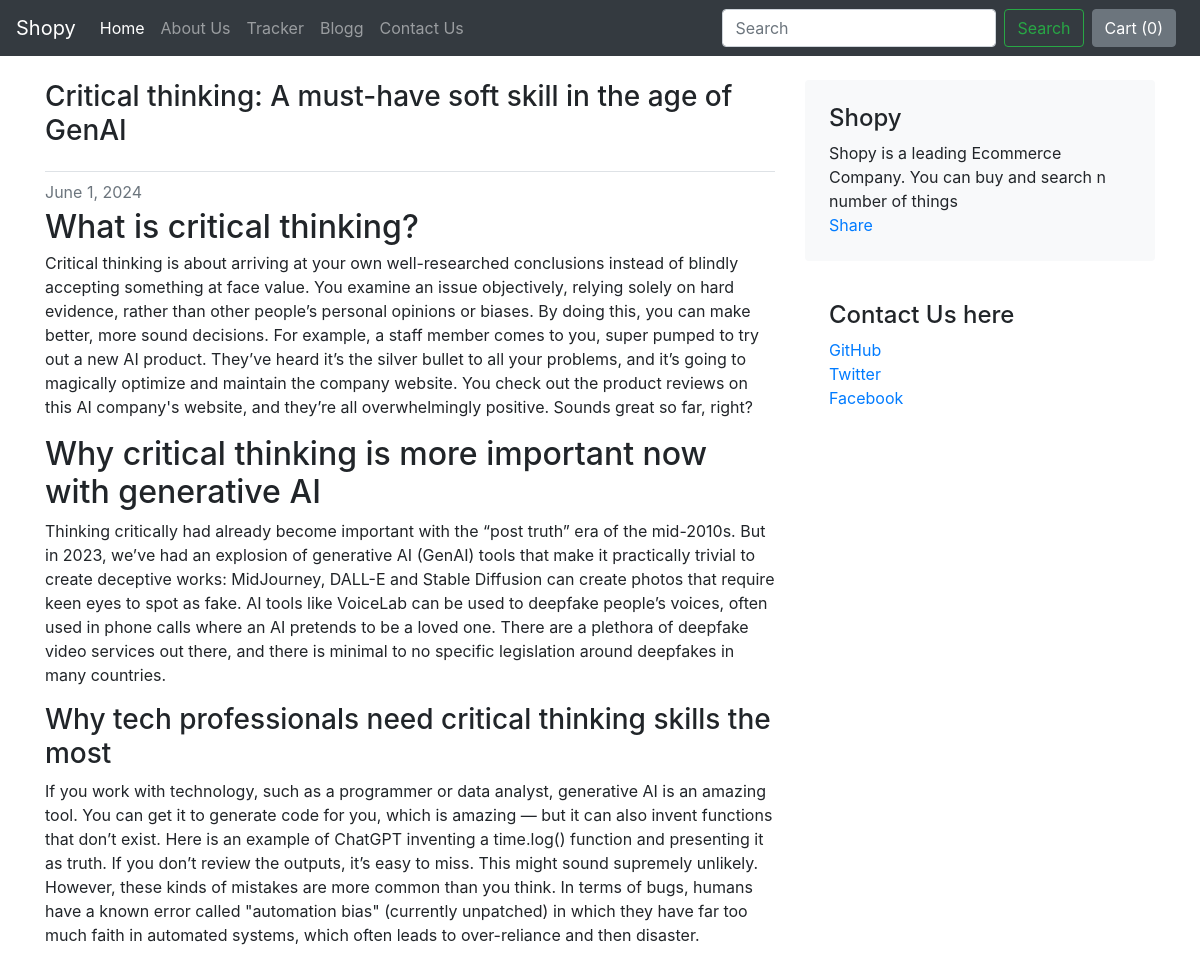
Screenshot of /blogg/bloggPost/1/ with the database file from the repository.
### blogg/models.py (models this page shows)
class BlogPost(models.Model):
    Post_id = models.AutoField(primary_key=True)
    title = models.CharField(max_length=500, default='')
    head1 = models.CharField(max_length=100)
    Chead1 = models.CharField(max_length=5000, null=True, blank=True)
    head2 = models.CharField(max_length=200)
    Chead2 = models.CharField(max_length=5000, null=True, blank=True)
    head3 = models.CharField(max_length=300)
    Chead3 = models.CharField(max_length=5000, null=True, blank=True)
    Pub_Date = models.DateField()
    thumbnail = models.ImageField(upload_to='blogg/images',default="")
    def __str__(self):
        return self.title

### blogg/views.py (the view)
# urls.py: path('bloggPost/<int:id>/',views.bloggPost, name="bloggPost"),
def bloggPost(request, id):
    post = BlogPost.objects.filter(Post_id= id).first()
    print(post)
    return render(request, 'blogg/bloggPost.html', {'post': post})

### blogg/templates/blogg/bloggPost.html (shortened to what this page needs)
{% extends 'blogg/basic.html' %}
{% block body %}
<div class="container">
<div class="row g-5 mt-4">
    <div class="col-md-8">
      <h3 class="pb-4 fst-italic border-bottom">{{post.title}}</h3>
      <article class="blog-post">
        <div class="mb-1 text-muted">{{post.Pub_Date}}</div>
        <h2 class="blog-post-title mb-1">{{post.head1}}</h2>
        <p>{{post.Chead1}}</p>
        <h2>{{post.head2}}</h2>
        <p>{{post.Chead2}}</p>
        <h3>{{post.head3}}</h3>
        <p>{{post.Chead3}}</p>
      </article>
    </div>
    <div class="col-md-4">
      <div class="position-sticky" style="top: 2rem;">
        <div class="p-4 mb-3 bg-light rounded">
          <h4 class="fst-italic">Shopy</h4>
          <p class="mb-0">Shopy is a leading Ecommerce Company. You can buy and search n number of things</p>
          <div class="fb-share-button" data-href="http://127.0.0.1:8000/blogg/bloggPost/1/" data-layout="" data-size=""><a target="_blank" href="https://www.facebook.com/sharer/sharer.php?u=http%3A%2F%2F127.0.0.1%3A8000%2Fblogg%2FbloggPost%2F1%2F&amp;src=sdkpreparse" class="fb-xfbml-parse-ignore">Share</a></div>
        </div>
        <div class="p-4">
          <h4 class="fst-italic">Contact Us here</h4>
          <ol class="list-unstyled">
            <li><a href="#">GitHub</a></li>
            <li><a href="#">Twitter</a></li>
            <li><a href="#">Facebook</a></li>
          </ol>
        </div>
      </div>
    </div>
  </div>
</div>
{% endblock %}

### rows the page displays
BlogPost: title "Critical thinking: A must-have soft skill in the age of GenAI", Pub_Date "June 1, 2024", head1 "What is critical thinking?", Chead1 "Critical thinking is about arriving at your own well-researched conclusions instead of blindly accepting something at face value. You examine an issue objectively, relying solely on hard evidence, rather than other people’s personal opinions or biases. By doing this, you can make better, more sound decisions. For example, a staff member comes to you, super pumped to try out a new AI product. They’ve heard it’s the silver bullet to all your problems, and it’s going to magically optimize and maintain the company website. You check out the product reviews on this AI company's website, and they’re all overwhelmingly positive. Sounds great so far, right?", head2 "Why critical thinking is more important now with generative AI", Chead2 "Thinking critically had already become important with the “post truth” era of the mid-2010s. But in 2023, we’ve had an explosion of generative AI (GenAI) tools that make it practically trivial to create deceptive works: MidJourney, DALL-E and Stable Diffusion can create photos that require keen eyes to spot as fake. AI tools like VoiceLab can be used to deepfake people’s voices, often used in phone calls where an AI pretends to be a loved one. There are a plethora of deepfake video services out there, and there is minimal to no specific legislation around deepfakes in many countries.", head3 "Why tech professionals need critical thinking skills the most", Chead3 "If you work with technology, such as a programmer or data analyst, generative AI is an amazing tool. You can get it to generate code for you, which is amazing — but it can also invent functions that don’t exist. Here is an example of ChatGPT inventing a time.log() function and presenting it as truth. If you don’t review the outputs, it’s easy to miss. This might sound supremely unlikely. However, these kinds of mistakes are more common than you think. In terms of bugs, humans have a known error called \"automation bias\" (currently unpatched) in which they have far too much faith in automated systems, which often leads to over-reliance and then disaster."
